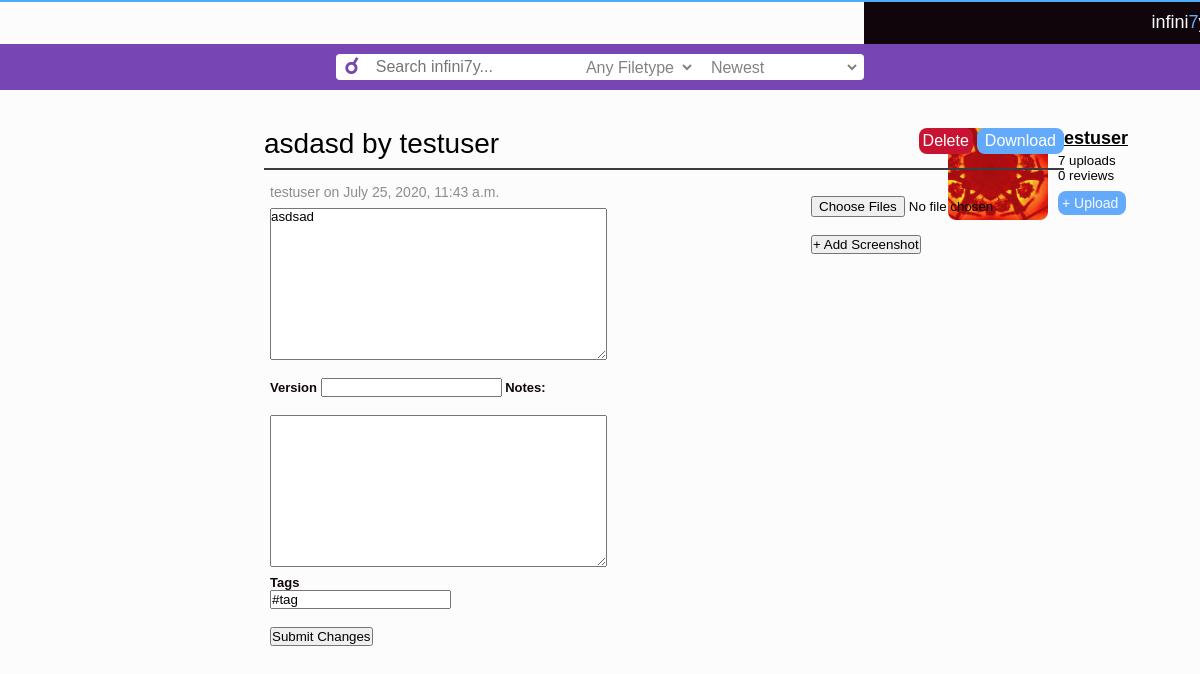
The app's page /s7uploads/newversion/1/ (signed in) with its own data.
### s7uploads/models.py (models this page shows, shortened)
class S7User(models.Model):
    user = models.OneToOneField(User, unique=True, on_delete=models.CASCADE)
    def num_uploads(self):
        return Upload.objects.filter(user=self).count()
    def num_reviews(self):
        return Review.objects.filter(user=self).count()

class UploadVersion(models.Model):
    upload_id = models.ForeignKey(Upload, on_delete=models.CASCADE)
    file_id = models.ForeignKey(File, on_delete=models.CASCADE)
    date_added = models.DateTimeField()
    version_notes = models.TextField()
    version_name = models.CharField(max_length=10)
    num_downloads = models.IntegerField()

class Upload(models.Model):
    user = models.ForeignKey(S7User, on_delete=models.CASCADE)
    title = models.CharField(max_length = 50)
    description = models.TextField(verbose_name="Upload Description")
    total_downloads = models.IntegerField()

### s7uploads/views.py (the view, shortened to what this page needs)
# urls.py: path('newversion/<int:pk>/', views.NewVersionView.as_view(), name='newversion'),
class NewVersionView(generic.DetailView):
    model = UploadVersion
    template_name = 's7uploads/newversion.html'
    def get(self, request, *args, **kwargs):
        try:
            self.object = self.get_object()
            if not self.request.user.is_authenticated or self.object.upload_id.user.user.id != self.request.user.id:
                return redirect('s7uploads:index')
        except Exception as e:
            print("Exception editing upload: ", e)
            return redirect('s7uploads:index')
        c = self.get_context_data(upload=self.object)
        c['search_form'] = SearchForm()
        return self.render_to_response(c)
    def get_queryset(self):
        return UploadVersion.objects.filter(date_added__lte=timezone.now())
    def get_context_data(self, **kwargs):
        c = super(generic.DetailView, self).get_context_data(**kwargs)
        user = self.request.user
        if not user.is_anonymous:
            s7user = S7User.objects.filter(user=user)[:1]
            if s7user:
                c['s7user'] = s7user.get()
        initials = {}
        initials['description'] = self.object.upload_id.description
        tags = Tag.objects.filter(uploads__exact=self.object.upload_id)
        tags = ' '.join(['#' + tag.name for tag in tags])
        initials['tagline'] = tags
        form = EditUploadForm(initial=initials)
        c['form'] = form
        c['search_form'] = SearchForm()
        c['screenshotform'] = AddScreenshotForm()
        return c

### s7uploads/forms.py
class EditUploadForm(forms.Form):
    title = forms.CharField(max_length=50)
    description = forms.CharField()
    versionNotes = forms.CharField(required=False)
    versionNumber = forms.CharField(max_length=5)
    tagline = forms.CharField(required=False)

class SearchForm(forms.Form):
    search_line = forms.CharField(max_length=200)
    def __init__(self):
        super(SearchForm, self).__init__()
        self.fields['search_line'].widget.attrs.update({
            'placeholder': '  Search infini7y...',
            'onfocus': "this.placeholder=''"
            })

### s7uploads/templates/s7uploads/newversion.html (shortened to what this page needs)
{% extends "s7uploads/navbar.html" %}
{% load static %}
{% load upload_tags %}
{% block content %}
<section id="main-content">
{% if user %}
	<section id="userbanner">
		{% if user.is_anonymous %}
			<h4>You are not logged in!</h4>
		{% else %}
			<img src="/static/s7uploads/images/default_profile.jpg"></img>
			<section id="userbannertext">
				<h3><a href="{% url 's7uploads:index' %}?tags={{user.username}}">{{ user.username }}</a></h3>
			<h5>{{ s7user.num_uploads }} uploads</h5>
			<h5>{{ s7user.num_reviews }} reviews</h5>
			<section id="sideupload">
			<a href="{%url 's7uploads:new_upload' %}">+ Upload</a>
			</section>
			</section>
		{% endif %}
	</section>
{% endif %}
<section id="singleupload">
{% if user.is_authenticated %}
<section id="upload">
	<section id="uploadheader">
		<form enctype="multipart/form-data" method="post">
		<a id="download" href="#">Download</a>
		<a id="delete" href="{% url 's7uploads:delete' pk=upload.id %}">Delete</a>
		<h1>{{upload.upload_id.title}} by {{ upload.upload_id.user.user.username }}</h1>
		<div id="blackstripe"></div>
		<section id="uploadtext">
			<h3>{{ upload.upload_id.user.user.username }} on {{ upload.date_added }} </h3>
			{{ form.description.as_textarea }}
			<br>
			<br>
			<h4> Version {{ form.versionNumber }} Notes: </h4>
			<br>
			<p> {{ form.versionNotes.as_textarea }} </p>
			<h4> Tags </h4>
			{{ form.tagline }}
			<br>
			<br>
			<input type="submit" name='submit-edit' value="Submit Changes">
			</form>
			<br><br>
		</section>
		<section id="thumbnailscreenshots">
			<form enctype="multipart/form-data" method="post">
			<br>{{screenshotform.screenshots}}<br><br>
			<input type="submit" name='submit-ss' value="+ Add Screenshot">
			</form>
		</section>
	</section>
</section>
{% endif %}
</section>
{% endblock %}

### s7uploads/static/s7uploads/style.css (style rules this page uses)
* { margin: 0; padding: 0; font-family: sans-serif; }
div#blackstripe { background-color: rgb(60, 60, 65); height: 2px; width: 100%; margin-bottom: 8px; }
#userbanner { position: fixed; right: 64px; height: 100%; }
#userbanner h3 { font-family: sans-serif; font-size: 18; margin-right: 8px; margin-bottom: 4px; }
#userbanner h3 a { color: rgb(0, 0, 0); }
#userbanner img { max-width: 100px; border: 0px solid; border-radius: 8px; float: left; clear: right; margin-right: 10px; }
#userbanner h5 { font-weight: normal; }
#userbannertext { float: right; }
#sideupload a { color: rgb(250, 250, 255); background-color: rgb(100, 170, 250); text-decoration: none; text-align: center; font-size: 14px; border-radius: 8px; padding: 4px; padding-right: 8px; float: left; margin-top: 8px; }
#searchbanner input { height: 26px; border: 0px solid; border-radius: 2px; color: rgb(190, 190, 190); font-size: 16; color: rgb(130, 130, 130); }
#main-content { margin: 0 auto; margin-top: 128px; }
#main-content h1 { font-weight: normal; padding-bottom: 8px; }
#uploadheader { width: 800px; }
#thumbnailscreenshots { float: right; position: relative; }
#upload { margin: 0 auto; width: 512px; width: 50%; position: relative; }
#singleupload { padding-left: 64px; float: left; }
#uploadtext { width: 512px; padding: 6px; float: left; position: relative; }
#upload h1 { font-size: 28px; font-weight: normal; }
#download { float: right; color: rgb(255, 255, 255); background-color: rgb(100, 170, 250); text-decoration: none; font-size: 16px; border-radius: 8px; padding-top: 4px; padding-bottom: 4px; padding-left: 8px; padding-right: 8px; margin-left: 4px; }
#delete { float: right; color: rgb(255, 255, 255); background-color: rgb(200, 20, 50); text-decoration: none; font-size: 16px; border-radius: 8px; padding: 4px; margin-left: 4px; }
#upload h3 { color: rgb(140, 140, 145); font-size: 14px; font-weight: normal; padding-bottom: 8px; }
#upload h4 { color: rgb(15, 5, 10); font-size: 13px; color: }
#upload p { font-size: 13px; color: rgb(60, 60, 65); padding-bottom: 8px; }

### records on screen
S7User: num_uploads "7", num_reviews "0"
UploadVersion: upload_id "asdasd", upload_id.user.user.username "testuser", date_added "July 25, 2020, 11:43 a.m."
Upload: description "asdsad"

### other values on screen
{{ user.username }} "testuser"
